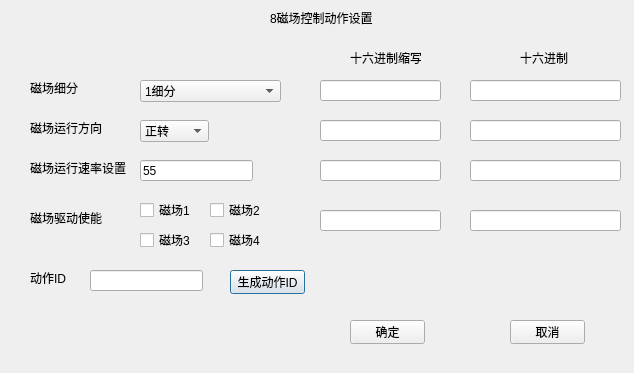
<?xml version="1.0" encoding="UTF-8"?>
<ui version="4.0">
 <class>MagneticField</class>
 <widget class="QDialog" name="MagneticField">
  <property name="geometry">
   <rect>
    <x>0</x>
    <y>0</y>
    <width>634</width>
    <height>373</height>
   </rect>
  </property>
  <property name="windowTitle">
   <string>Dialog</string>
  </property>
  <widget class="QLabel" name="label">
   <property name="geometry">
    <rect>
     <x>270</x>
     <y>10</y>
     <width>111</width>
     <height>16</height>
    </rect>
   </property>
   <property name="text">
    <string>8磁场控制动作设置</string>
   </property>
  </widget>
  <widget class="QLabel" name="label_2">
   <property name="geometry">
    <rect>
     <x>30</x>
     <y>80</y>
     <width>54</width>
     <height>16</height>
    </rect>
   </property>
   <property name="text">
    <string>磁场细分</string>
   </property>
  </widget>
  <widget class="QComboBox" name="comboBox_1">
   <property name="geometry">
    <rect>
     <x>140</x>
     <y>80</y>
     <width>141</width>
     <height>22</height>
    </rect>
   </property>
   <item>
    <property name="text">
     <string>1细分</string>
    </property>
   </item>
   <item>
    <property name="text">
     <string>2细分</string>
    </property>
   </item>
   <item>
    <property name="text">
     <string>4细分</string>
    </property>
   </item>
   <item>
    <property name="text">
     <string>16细分</string>
    </property>
   </item>
  </widget>
  <widget class="QLabel" name="label_3">
   <property name="geometry">
    <rect>
     <x>30</x>
     <y>120</y>
     <width>81</width>
     <height>16</height>
    </rect>
   </property>
   <property name="text">
    <string>磁场运行方向</string>
   </property>
  </widget>
  <widget class="QComboBox" name="comboBox_2">
   <property name="geometry">
    <rect>
     <x>140</x>
     <y>120</y>
     <width>69</width>
     <height>22</height>
    </rect>
   </property>
   <item>
    <property name="text">
     <string>正转</string>
    </property>
   </item>
   <item>
    <property name="text">
     <string>反转</string>
    </property>
   </item>
  </widget>
  <widget class="QLabel" name="label_4">
   <property name="geometry">
    <rect>
     <x>30</x>
     <y>160</y>
     <width>101</width>
     <height>16</height>
    </rect>
   </property>
   <property name="text">
    <string>磁场运行速率设置</string>
   </property>
  </widget>
  <widget class="QLineEdit" name="velocityLineEdit">
   <property name="geometry">
    <rect>
     <x>140</x>
     <y>160</y>
     <width>113</width>
     <height>21</height>
    </rect>
   </property>
   <property name="text">
    <string>55</string>
   </property>
  </widget>
  <widget class="QLabel" name="label_5">
   <property name="geometry">
    <rect>
     <x>30</x>
     <y>210</y>
     <width>81</width>
     <height>16</height>
    </rect>
   </property>
   <property name="text">
    <string>磁场驱动使能</string>
   </property>
  </widget>
  <widget class="QCheckBox" name="checkBox_1">
   <property name="geometry">
    <rect>
     <x>140</x>
     <y>200</y>
     <width>61</width>
     <height>20</height>
    </rect>
   </property>
   <property name="text">
    <string>磁场1</string>
   </property>
  </widget>
  <widget class="QCheckBox" name="checkBox_2">
   <property name="geometry">
    <rect>
     <x>210</x>
     <y>200</y>
     <width>61</width>
     <height>20</height>
    </rect>
   </property>
   <property name="text">
    <string>磁场2</string>
   </property>
  </widget>
  <widget class="QCheckBox" name="checkBox_4">
   <property name="geometry">
    <rect>
     <x>210</x>
     <y>230</y>
     <width>61</width>
     <height>20</height>
    </rect>
   </property>
   <property name="text">
    <string>磁场4</string>
   </property>
  </widget>
  <widget class="QCheckBox" name="checkBox_3">
   <property name="geometry">
    <rect>
     <x>140</x>
     <y>230</y>
     <width>61</width>
     <height>20</height>
    </rect>
   </property>
   <property name="text">
    <string>磁场3</string>
   </property>
  </widget>
  <widget class="QLineEdit" name="hexOmitLineEdit_1">
   <property name="geometry">
    <rect>
     <x>320</x>
     <y>80</y>
     <width>121</width>
     <height>21</height>
    </rect>
   </property>
   <property name="readOnly">
    <bool>true</bool>
   </property>
  </widget>
  <widget class="QLabel" name="label_6">
   <property name="geometry">
    <rect>
     <x>350</x>
     <y>50</y>
     <width>71</width>
     <height>16</height>
    </rect>
   </property>
   <property name="text">
    <string>十六进制缩写</string>
   </property>
  </widget>
  <widget class="QLabel" name="label_7">
   <property name="geometry">
    <rect>
     <x>520</x>
     <y>50</y>
     <width>71</width>
     <height>16</height>
    </rect>
   </property>
   <property name="text">
    <string>十六进制</string>
   </property>
  </widget>
  <widget class="QLineEdit" name="hexLineEdit_1">
   <property name="geometry">
    <rect>
     <x>470</x>
     <y>80</y>
     <width>151</width>
     <height>21</height>
    </rect>
   </property>
   <property name="readOnly">
    <bool>true</bool>
   </property>
  </widget>
  <widget class="QLineEdit" name="hexLineEdit_2">
   <property name="geometry">
    <rect>
     <x>470</x>
     <y>120</y>
     <width>151</width>
     <height>21</height>
    </rect>
   </property>
   <property name="readOnly">
    <bool>true</bool>
   </property>
  </widget>
  <widget class="QLineEdit" name="hexOmitLineEdit_2">
   <property name="geometry">
    <rect>
     <x>320</x>
     <y>120</y>
     <width>121</width>
     <height>21</height>
    </rect>
   </property>
   <property name="readOnly">
    <bool>true</bool>
   </property>
  </widget>
  <widget class="QLineEdit" name="hexLineEdit_3">
   <property name="geometry">
    <rect>
     <x>470</x>
     <y>160</y>
     <width>151</width>
     <height>21</height>
    </rect>
   </property>
   <property name="readOnly">
    <bool>true</bool>
   </property>
  </widget>
  <widget class="QLineEdit" name="hexOmitLineEdit_3">
   <property name="geometry">
    <rect>
     <x>320</x>
     <y>160</y>
     <width>121</width>
     <height>21</height>
    </rect>
   </property>
   <property name="readOnly">
    <bool>true</bool>
   </property>
  </widget>
  <widget class="QLineEdit" name="hexLineEdit_4">
   <property name="geometry">
    <rect>
     <x>470</x>
     <y>210</y>
     <width>151</width>
     <height>21</height>
    </rect>
   </property>
   <property name="readOnly">
    <bool>true</bool>
   </property>
  </widget>
  <widget class="QLineEdit" name="hexOmitLineEdit_4">
   <property name="geometry">
    <rect>
     <x>320</x>
     <y>210</y>
     <width>121</width>
     <height>21</height>
    </rect>
   </property>
   <property name="readOnly">
    <bool>true</bool>
   </property>
  </widget>
  <widget class="QLabel" name="label_8">
   <property name="geometry">
    <rect>
     <x>30</x>
     <y>270</y>
     <width>54</width>
     <height>16</height>
    </rect>
   </property>
   <property name="text">
    <string>动作ID</string>
   </property>
  </widget>
  <widget class="QLineEdit" name="actionIDLineEdit">
   <property name="geometry">
    <rect>
     <x>90</x>
     <y>270</y>
     <width>113</width>
     <height>21</height>
    </rect>
   </property>
  </widget>
  <widget class="QPushButton" name="generateIDPushButton">
   <property name="geometry">
    <rect>
     <x>230</x>
     <y>270</y>
     <width>75</width>
     <height>24</height>
    </rect>
   </property>
   <property name="text">
    <string>生成动作ID</string>
   </property>
  </widget>
  <widget class="QPushButton" name="commitPushButton">
   <property name="geometry">
    <rect>
     <x>350</x>
     <y>320</y>
     <width>75</width>
     <height>24</height>
    </rect>
   </property>
   <property name="text">
    <string>确定</string>
   </property>
  </widget>
  <widget class="QPushButton" name="cancelPushButton">
   <property name="geometry">
    <rect>
     <x>510</x>
     <y>320</y>
     <width>75</width>
     <height>24</height>
    </rect>
   </property>
   <property name="text">
    <string>取消</string>
   </property>
  </widget>
 </widget>
 <resources/>
 <connections/>
</ui>
